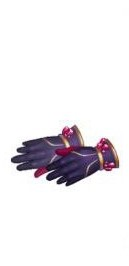
#> input picture script/history/back/tpl/иконки_предметов/Алые_Перчатки.png, 129 x 266 px
$ python -i run_strict_scanner.py   (imports and definitions only)   (older library calls are emulated)
#> lines starting #> are read from the running program, lines starting #| are printed output that depends on the picture; after the words box and inside, x2 and y2 are one past the last pixel; in counts of white or black regions, pixels touching at a corner belong together
# -*- coding: utf-8 -*-
"""
run_strict_scanner.py

Утилита-раннер для быстрого прогонки строгого шаблонного поиска
из `find_icon.strict_template_search_on_roi`.

Как пользоваться (пример):
    from run_strict_scanner import load_icon_templates, run_on_image
    tpl = load_icon_templates(r"C:/bot/tpl", "иконки_предметов", max_templates=10)
    run_on_image("C:/path/to/image.png", tpl, out_dir="C:/bot/debug/out_icons_debug")

Это автономный помощник: не меняет основной код, только вызывает его.
"""
import os
import json
from typing import List, Tuple

import cv2
import numpy as np
import importlib.util
from PIL import Image, ImageDraw, ImageFont

# ensure project root is on sys.path so package imports work when this file is
# executed as a script (sys.path[0] would otherwise be this file's dir)
import sys
HERE = os.path.abspath(os.path.dirname(__file__))
PROJECT_ROOT = os.path.abspath(os.path.join(HERE, '..', '..'))
if PROJECT_ROOT not in sys.path:
    sys.path.insert(0, PROJECT_ROOT)

from tools.tpl import find_icon
from tools.tpl import debug_crop_logger
from pathlib import Path
import datetime
# optional overlay verifier (import if available)
try:
    from tools.tpl.overlay_matcher import overlay_local_refine
except Exception:
    overlay_local_refine = None

# load expected coordinates from config file if available (persistent storage)
EXPECTED_COORDS = {}
# [11 lines not run here, left out]


# [1737 lines left out: functions _local_refine_search, _imread, make_color_mask, load_icon_templates, select_templates, run_on_image and 7 more, not called in this run]


# [89 lines not run here, left out]

>>> import cv2
>>> picture = cv2.imread('../../script/history/back/tpl/иконки_предметов/Алые_Перчатки.png')
#> picture is the input picture: shape (266, 129, 3); mean B, G, R 236, 233, 235.9
>>> result = extract_icon_candidates(picture)
#> in extract_icon_candidates, `hsv = cv2.cvtColor(image_bgr, cv2.COLOR_BGR2HSV)`: hsv: shape (266, 129, 3); mean H, S, V 22.4, 11.7, 237.3
#> in extract_icon_candidates, `h, s, v = cv2.split(hsv)`:
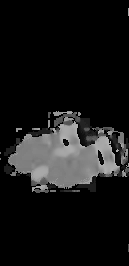
#> h: shape (266, 129); min 0, max 179, mean 22.4
#> in extract_icon_candidates, `h, s, v = cv2.split(hsv)`:
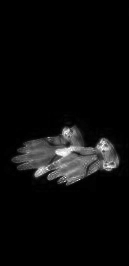
#> s: shape (266, 129); min 0, max 255, mean 11.7
#> in extract_icon_candidates, `h, s, v = cv2.split(hsv)`:
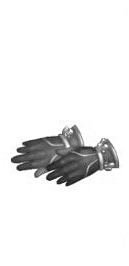
#> v: shape (266, 129); min 18, max 255, mean 237.3
#> in extract_icon_candidates, `nonwhite = ((s > 50) & (v < 240)).astype('uint8') * 255`:
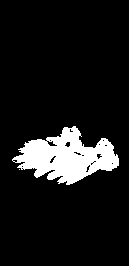
#> nonwhite: shape (266, 129); 9.9% white; 2 white regions (1 under 20 px), largest, box (x1, y1, x2, y2) and area: (12, 126, 119, 185) 3410
#> in extract_icon_candidates, `dark_mask = (v < 180).astype('uint8') * 255`:
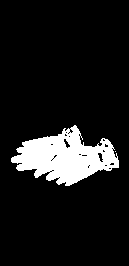
#> dark_mask: shape (266, 129); 10.5% white; 2 white regions (1 under 20 px), largest, box (x1, y1, x2, y2) and area: (11, 125, 119, 186) 3611
#> in extract_icon_candidates, `mask = cv2.bitwise_or(nonwhite, dark_mask)`: mask: shape (266, 129); 10.9% white; 2 white regions (1 under 20 px), largest, box (x1, y1, x2, y2) and area: (11, 125, 119, 186) 3723
#> in extract_icon_candidates, `mask = cv2.morphologyEx(mask, cv2.MORPH_OPEN, kernel)`: mask: shape (266, 129); 10.5% white; 1 white region, box (x1, y1, x2, y2) and area: (12, 128, 119, 185) 3597
#> in extract_icon_candidates, `mask = cv2.morphologyEx(mask, cv2.MORPH_CLOSE, kernel)`:
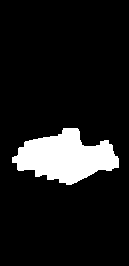
#> mask: shape (266, 129); 10.8% white; 1 white region
#> in extract_icon_candidates, `contours, _ = cv2.findContours(mask, cv2.RETR_EXTERNAL, cv2.CHAIN_APPR..`: contours = 1 contour; box (x1, y1, x2, y2) and area: (12, 128, 119, 185) 3546
#> the loop in extract_icon_candidates, `for cnt in contours:` made 1 pass
#> after the loop in extract_icon_candidates, `for cnt in contours:`: boxes = []
#> in make_color_mask, `mask = cv2.inRange(hsv, (10, 70, 60), (30, 255, 255))`:
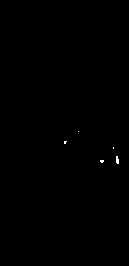
#> mask: shape (266, 129); 0.12% white in thin lines or dots, all inside (x1, y1, x2, y2) = (64, 131, 119, 164)
#> in make_color_mask, `mask = cv2.medianBlur(mask, 3)`: mask: shape (266, 129); 0.08% white in thin lines or dots, all inside (x1, y1, x2, y2) = (64, 141, 119, 164)
#> in make_color_mask, `mask = cv2.morphologyEx(mask, cv2.MORPH_OPEN, np.ones((3, 3), np.uint8..`: mask: shape (266, 129); 0.03% white; 1 white region (1 under 20 px)
#> in extract_icon_candidates, `cnts, _ = cv2.findContours(color_mask, cv2.RETR_EXTERNAL, cv2.CHAIN_AP..`: cnts = [[[116, 159], [116, 162], [118, 162], [118, 159]]]
#> the loop in extract_icon_candidates, `for c in cnts:` made 1 pass
#> result = [(0, 0, 129, 266)]
